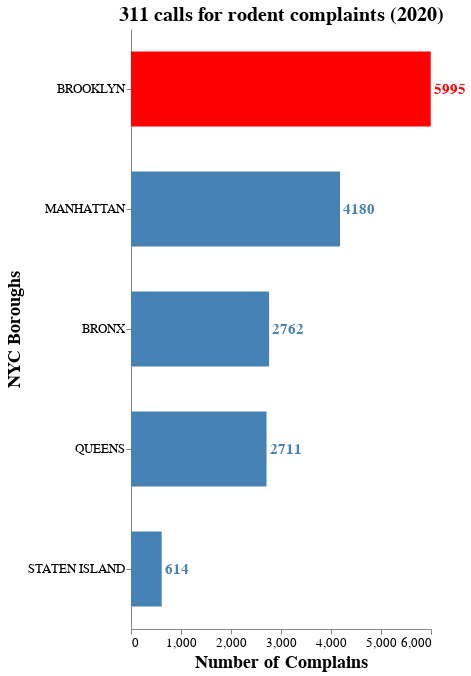

The code cell stored with this chart in its notebook:
### Code cell
bars2020 = alt.Chart(year2020.head(5)).mark_bar(size=75).encode(
    x = alt.X("count", title="Number of Complains"),
    y = alt.Y('Borough:N', title="NYC Boroughs").sort('-x'),
    color= alt.condition(
        alt.datum.count > 5500, 
        alt.value("red"),
        alt.value("steelblue"))
)

text2020 = bars2020.mark_text(
    align='left',
    baseline='middle',
    dx=3,  # Nudges text to right so it doesn't appear on top of the bar
    fontStyle='bold',
    fontSize= 15
).encode(text='count:Q')

complains2020 = (bars2020 + text2020).properties(width = 'container', height = 600, 
    title = "311 calls for rodent complaints (2020)").configure_title(
    fontSize=20).configure_view(strokeWidth=0).configure_axis(labelFontSize=13,
    titleFontSize=18, grid=False)

complains2020

### Figure 1 — Vega-Lite specification as saved in the notebook (floating-point values rounded to 4 significant figures)
{"config": {"view": {"continuousWidth": 300, "continuousHeight": 300, "strokeWidth": 0}, "axis": {"grid": false, "labelFontSize": 13, "titleFontSize": 18}, "title": {"fontSize": 20}}, "layer": [{"mark": {"type": "bar", "size": 75}, "encoding": {"color": {"condition": {"test": "(datum.count > 5500)", "value": "red"}, "value": "steelblue"}, "x": {"field": "count", "title": "Number of Complains", "type": "quantitative"}, "y": {"field": "Borough", "sort": "-x", "title": "NYC Boroughs", "type": "nominal"}}}, {"mark": {"type": "text", "align": "left", "baseline": "middle", "dx": 3, "fontSize": 15, "fontStyle": "bold"}, "encoding": {"color": {"condition": {"test": "(datum.count > 5500)", "value": "red"}, "value": "steelblue"}, "text": {"field": "count", "type": "quantitative"}, "x": {"field": "count", "title": "Number of Complains", "type": "quantitative"}, "y": {"field": "Borough", "sort": "-x", "title": "NYC Boroughs", "type": "nominal"}}}], "data": {"name": "data-e6544e490679ac5a301cb0c046b99d48"}, "height": 600, "title": "311 calls for rodent complaints (2020)", "width": "container", "$schema": "https://vega.github.io/schema/vega-lite/v5.8.0.json", "datasets": {"data-e6544e490679ac5a301cb0c046b99d48": [{"year": 2020, "Borough": "BROOKLYN", "count": 5995}, {"year": 2020, "Borough": "MANHATTAN", "count": 4180}, {"year": 2020, "Borough": "BRONX", "count": 2762}, {"year": 2020, "Borough": "QUEENS", "count": 2711}, {"year": 2020, "Borough": "STATEN ISLAND", "count": 614}]}}
